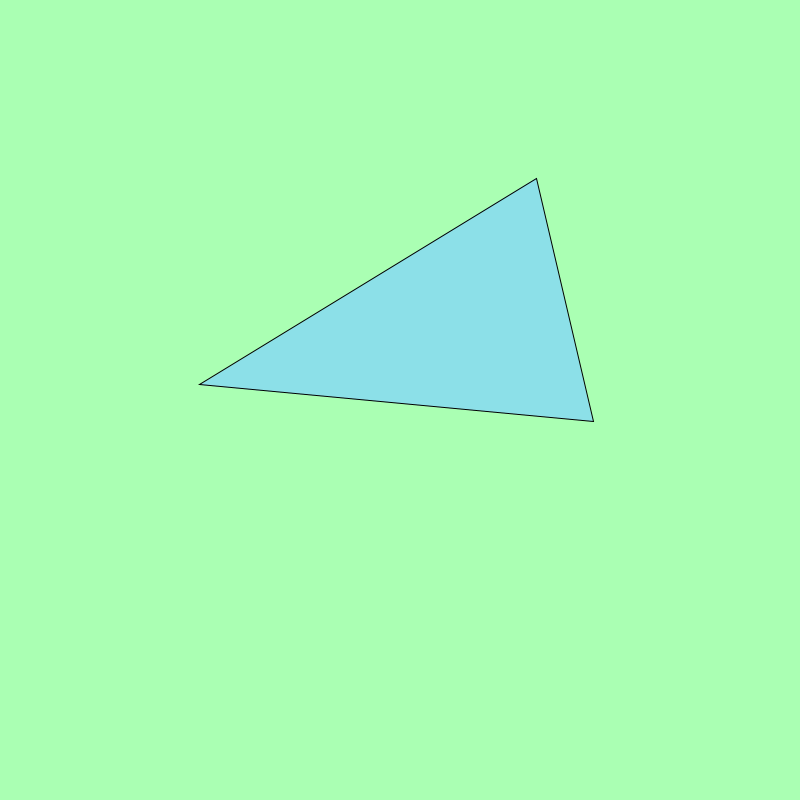
Frame 1 (no input)
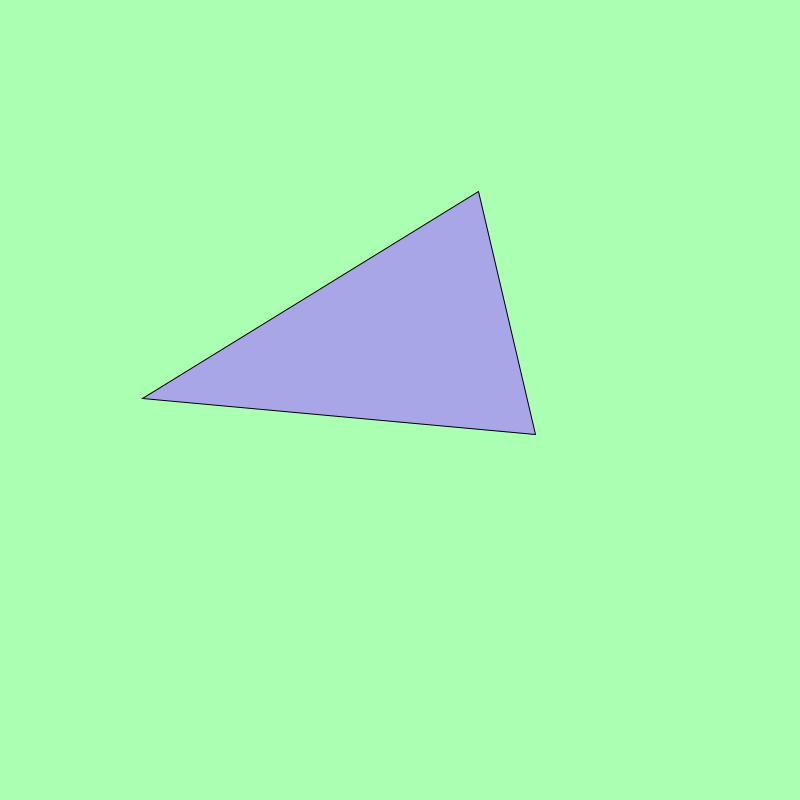
Frame 60 (the mouse pressed at the canvas centre just before this capture)
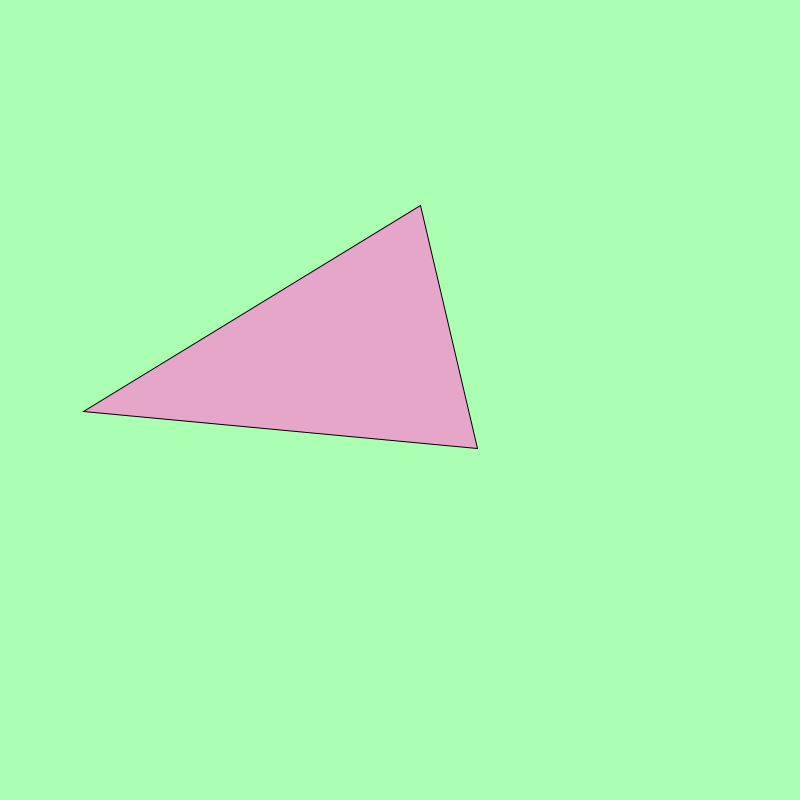
Frame 120 (the mouse held since frame 60 and released just before this capture)

The Processing sketch that drew these frames (run headless with seeded random() and noise(); from frame 60 on, the mouse is pressed at the canvas centre):

// Processing sketch: TRIANGLE
// ── TRIANGLE.pde
class ExampleClass {
  PVector loc, vel, acc; 
  float sz;
  float hue, sat, bright, alpha;
  float theta;

  ExampleClass(float tempsz) {
    sz = tempsz;
    loc = new PVector(random(sz, width-sz), random(sz, height-sz));
    vel = PVector.random2D();
    acc = new PVector();
    hue = 200;
    sat = 50;
    bright = 100;
    alpha = 70;
    theta = vel.heading();
  }

  void display() {
    theta = vel.heading();
    fill(hue, sat, bright, alpha);
    pushMatrix();
    translate(loc.x, loc.y);
    rotate(theta);
    triangle(-sz/2, -sz/2, sz, 0, -sz/2, sz/2);
    popMatrix();
  }

  void move() {
    vel.add(acc);
    loc.add(vel);
  }

  void bounce() {
    if (loc.x > width || loc.x < 0) {
      vel.x *= -1;
    } 
    if (loc.y > height || loc.y < 0) {
      vel.y *= -1;
    }
  }

  void colorShift() {
    hue++;
    if (hue > 360) {
      hue = 10;
    }
  }
  
  void colorFlash(){
    
    hue = random(360);
  }
}


// ── ksjdbf.pde
ExampleClass exampleObject;

void setup() {
  size(800, 800);
  colorMode(HSB, 360, 100, 100, 100);
  background(0, 0, 100);
  exampleObject = new ExampleClass(250);      //initialize exampleObject
}

void draw() {
  background(126,33,250);
  //The following code calls the methods of exampleObject
  exampleObject.move();
  exampleObject.bounce();
  exampleObject.colorShift();
  //  exampleObject.colorFlash();
  exampleObject.display();
}
